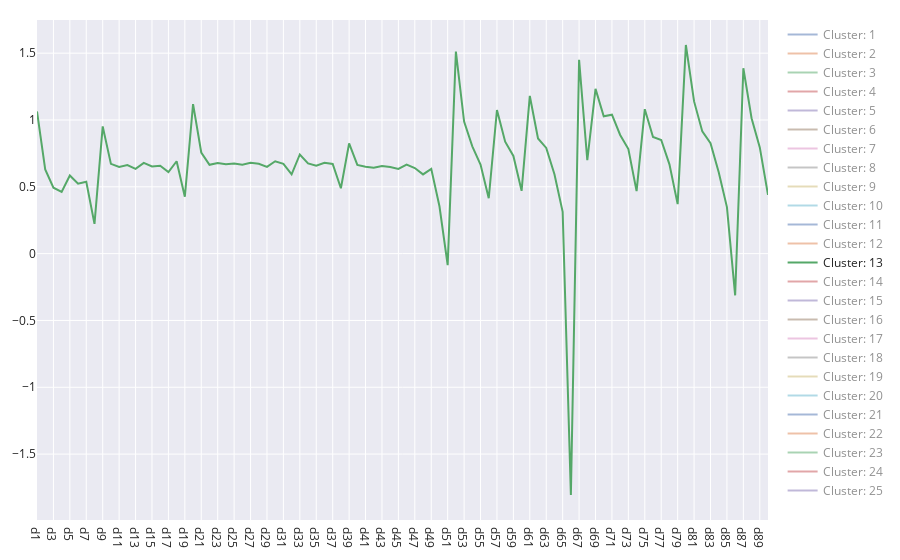

The notebook cell saved with this chart:
### Code cell
plot_centers(DTW_centres, alg='KUMAP', k = 'k25')
